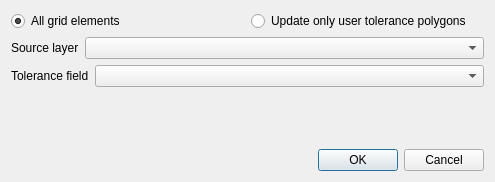
<?xml version="1.0" encoding="UTF-8"?>
<ui version="4.0">
 <class>Dialog</class>
 <widget class="QDialog" name="Dialog">
  <property name="geometry">
   <rect>
    <x>0</x>
    <y>0</y>
    <width>495</width>
    <height>182</height>
   </rect>
  </property>
  <property name="windowTitle">
   <string>Tolerance Sampling</string>
  </property>
  <layout class="QGridLayout" name="gridLayout">
   <item row="2" column="0">
    <spacer name="verticalSpacer">
     <property name="orientation">
      <enum>Qt::Vertical</enum>
     </property>
     <property name="sizeHint" stdset="0">
      <size>
       <width>20</width>
       <height>40</height>
      </size>
     </property>
    </spacer>
   </item>
   <item row="3" column="0">
    <widget class="QDialogButtonBox" name="buttonBox">
     <property name="orientation">
      <enum>Qt::Horizontal</enum>
     </property>
     <property name="standardButtons">
      <set>QDialogButtonBox::Cancel|QDialogButtonBox::Ok</set>
     </property>
    </widget>
   </item>
   <item row="0" column="0">
    <layout class="QHBoxLayout" name="horizontalLayout_4">
     <property name="bottomMargin">
      <number>0</number>
     </property>
     <item>
      <widget class="QRadioButton" name="allGridElemsRadio">
       <property name="text">
        <string>All grid elements</string>
       </property>
       <property name="checked">
        <bool>true</bool>
       </property>
      </widget>
     </item>
     <item>
      <widget class="QRadioButton" name="userPolygonsRadio">
       <property name="text">
        <string>Update only user tolerance polygons</string>
       </property>
      </widget>
     </item>
    </layout>
   </item>
   <item row="1" column="0">
    <widget class="QFrame" name="allGridElemsFrame">
     <property name="frameShape">
      <enum>QFrame::NoFrame</enum>
     </property>
     <property name="frameShadow">
      <enum>QFrame::Plain</enum>
     </property>
     <layout class="QVBoxLayout" name="verticalLayout">
      <property name="leftMargin">
       <number>0</number>
      </property>
      <property name="topMargin">
       <number>0</number>
      </property>
      <property name="rightMargin">
       <number>0</number>
      </property>
      <property name="bottomMargin">
       <number>0</number>
      </property>
      <item>
       <layout class="QHBoxLayout" name="horizontalLayout">
        <item>
         <widget class="QLabel" name="label">
          <property name="text">
           <string>Source layer</string>
          </property>
         </widget>
        </item>
        <item>
         <widget class="QComboBox" name="srcLayerCbo">
          <property name="sizePolicy">
           <sizepolicy hsizetype="MinimumExpanding" vsizetype="Fixed">
            <horstretch>0</horstretch>
            <verstretch>0</verstretch>
           </sizepolicy>
          </property>
         </widget>
        </item>
       </layout>
      </item>
      <item>
       <layout class="QHBoxLayout" name="horizontalLayout_3">
        <property name="bottomMargin">
         <number>0</number>
        </property>
        <item>
         <widget class="QLabel" name="label_3">
          <property name="text">
           <string>Tolerance field</string>
          </property>
         </widget>
        </item>
        <item>
         <widget class="QgsFieldComboBox" name="srcFieldCbo">
          <property name="sizePolicy">
           <sizepolicy hsizetype="MinimumExpanding" vsizetype="Fixed">
            <horstretch>0</horstretch>
            <verstretch>0</verstretch>
           </sizepolicy>
          </property>
         </widget>
        </item>
       </layout>
      </item>
     </layout>
    </widget>
   </item>
  </layout>
 </widget>
 <customwidgets>
  <customwidget>
   <class>QgsFieldComboBox</class>
   <extends>QComboBox</extends>
   <header>qgis.gui</header>
  </customwidget>
 </customwidgets>
 <resources/>
 <connections>
  <connection>
   <sender>buttonBox</sender>
   <signal>accepted()</signal>
   <receiver>Dialog</receiver>
   <slot>accept()</slot>
   <hints>
    <hint type="sourcelabel">
     <x>248</x>
     <y>254</y>
    </hint>
    <hint type="destinationlabel">
     <x>157</x>
     <y>274</y>
    </hint>
   </hints>
  </connection>
  <connection>
   <sender>buttonBox</sender>
   <signal>rejected()</signal>
   <receiver>Dialog</receiver>
   <slot>reject()</slot>
   <hints>
    <hint type="sourcelabel">
     <x>316</x>
     <y>260</y>
    </hint>
    <hint type="destinationlabel">
     <x>286</x>
     <y>274</y>
    </hint>
   </hints>
  </connection>
 </connections>
</ui>
